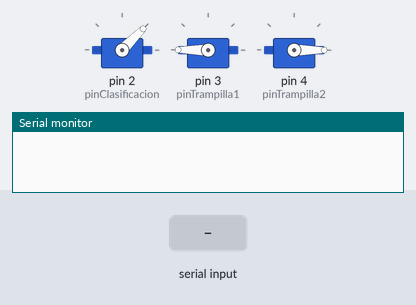
Bench run of a program on a simulated Arduino Uno, built with avr-gcc and run on an emulated ATmega328P. On the bench: 3 × servo, the last lines printed to the serial monitor. The test bench sets the inputs (shaded band).

Above: at 3.2 s.
3.3 s: "A" received over Serial
At 3.77 s:
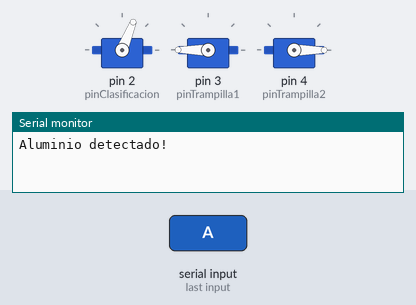
At 6.5 s:
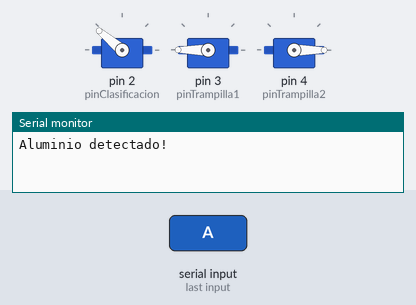
Timing chart, 0 to 12.3 s (numbered marks = the images above; inputs shaded):
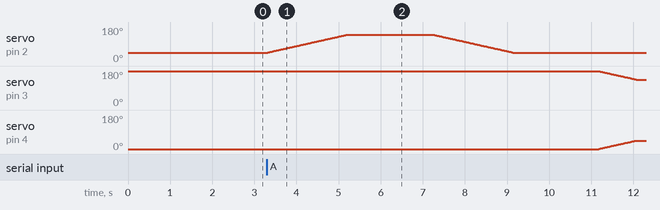

The program:

main.cpp
```cpp
#include <Servo.h>
#include <Arduino.h>

// ==========================================
// DECLARACIÓN DE SERVOS Y PINES
// ==========================================
Servo servoClasificacion; // Fase 1
Servo servoTrampilla1;    // Fase 2 (Inicia en 180)
Servo servoTrampilla2;    // Fase 2 (Inicia en 0)

int pinClasificacion = 2;
int pinTrampilla1 = 3;
int pinTrampilla2 = 4;

void setup() {
  // 1. INICIAMOS LA COMUNICACIÓN SERIAL (Debe coincidir con Python)
  Serial.begin(9600);

  servoClasificacion.attach(pinClasificacion);
  servoTrampilla1.attach(pinTrampilla1);
  servoTrampilla2.attach(pinTrampilla2);

  // Posiciones iniciales de todos los servos antes de empezar
  servoClasificacion.write(45);
  servoTrampilla1.write(180);
  servoTrampilla2.write(0);

  // Tiempo para que todos se acomoden al inicio
  delay(2000);
}

void loop() {
  // 2. VERIFICAMOS SI PYTHON ENVIÓ UN DATO
  if (Serial.available() > 0) {
    char comando = Serial.read(); // Leemos el carácter recibido

    // Si es Aluminio o Plástico, iniciamos la secuencia
    if (comando == 'A' || comando == 'P') {

      // ==========================================
      // FASE 1: CLASIFICACIÓN
      // ==========================================

      if (comando == 'A') {
        Serial.println("Aluminio detectado!");
        // Movimiento para ALUMINIO (45 a 140)
        for (int ang = 45; ang <= 140; ang++) {
          servoClasificacion.write(ang);
          delay(20);
        }
      }
      else if (comando == 'P') {
        Serial.println("Plástico detectado!");
        // Movimiento para PLÁSTICO (Aquí puedes cambiar los ángulos si
        // necesitas que gire hacia el lado contrario, por ej: 45 a 0)
        // Por ahora mantenemos tu movimiento original:
        for (int ang = 45; ang <= 140; ang++) {
          servoClasificacion.write(ang);
          delay(20);
        }
      }

      // 2 segundos en la posición de clasificación
      delay(2000);

      // Movimiento de regreso (140 a 45)
      for (int ang = 140; ang >= 45; ang--) {
        servoClasificacion.write(ang);
        delay(20);
      }

      // 2 segundos de espera antes de activar las trampillas
      delay(2000);

      // ==========================================
      // FASE 2: ACTIVACIÓN DE TRAMPILLAS (SIMULTÁNEO)
      // ==========================================

      // Movimiento de apertura sincronizado
      for (int i = 0; i <= 45; i++) {
        servoTrampilla1.write(180 - i); // Baja de 180 a 135
        servoTrampilla2.write(0 + i);   // Sube de 0 a 45
        delay(20); // Movimiento suave
      }

      // 2 segundos de espera con las trampillas abiertas para que caiga la pieza
      delay(2000);

      // Movimiento de cierre sincronizado
      for (int i = 45; i >= 0; i--) {
        servoTrampilla1.write(180 - i); // Sube de 135 a 180
        servoTrampilla2.write(0 + i);   // Baja de 45 a 0
        delay(20);
      }

      // 2 segundos de espera con las trampillas cerradas antes de reiniciar
      delay(2000);
    }
  }
}
```

Measured:
- after the input at 3.3 s, servo on pin 2 (pinClasificacion): rises from 45° to 140° in 1.9 s, then falls to 45° in 3.9 s; servo on pin 3 (pinTrampilla1): moves from 180° to 135° over 0.89 s, starting after 7.9 s; servo on pin 4 (pinTrampilla2): moves from 0° to 45° over 0.89 s, starting after 7.9 s
